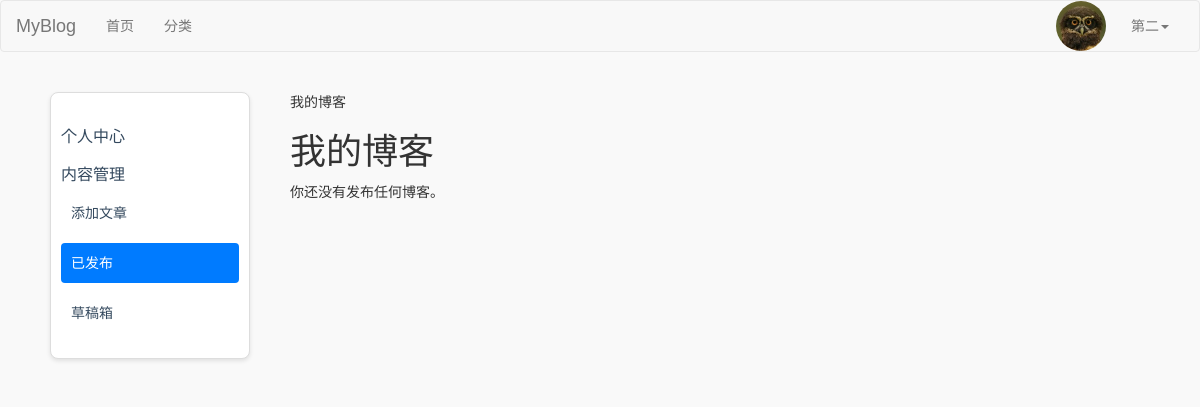
The page /my-posts/ (signed in) on the database as committed earlier.
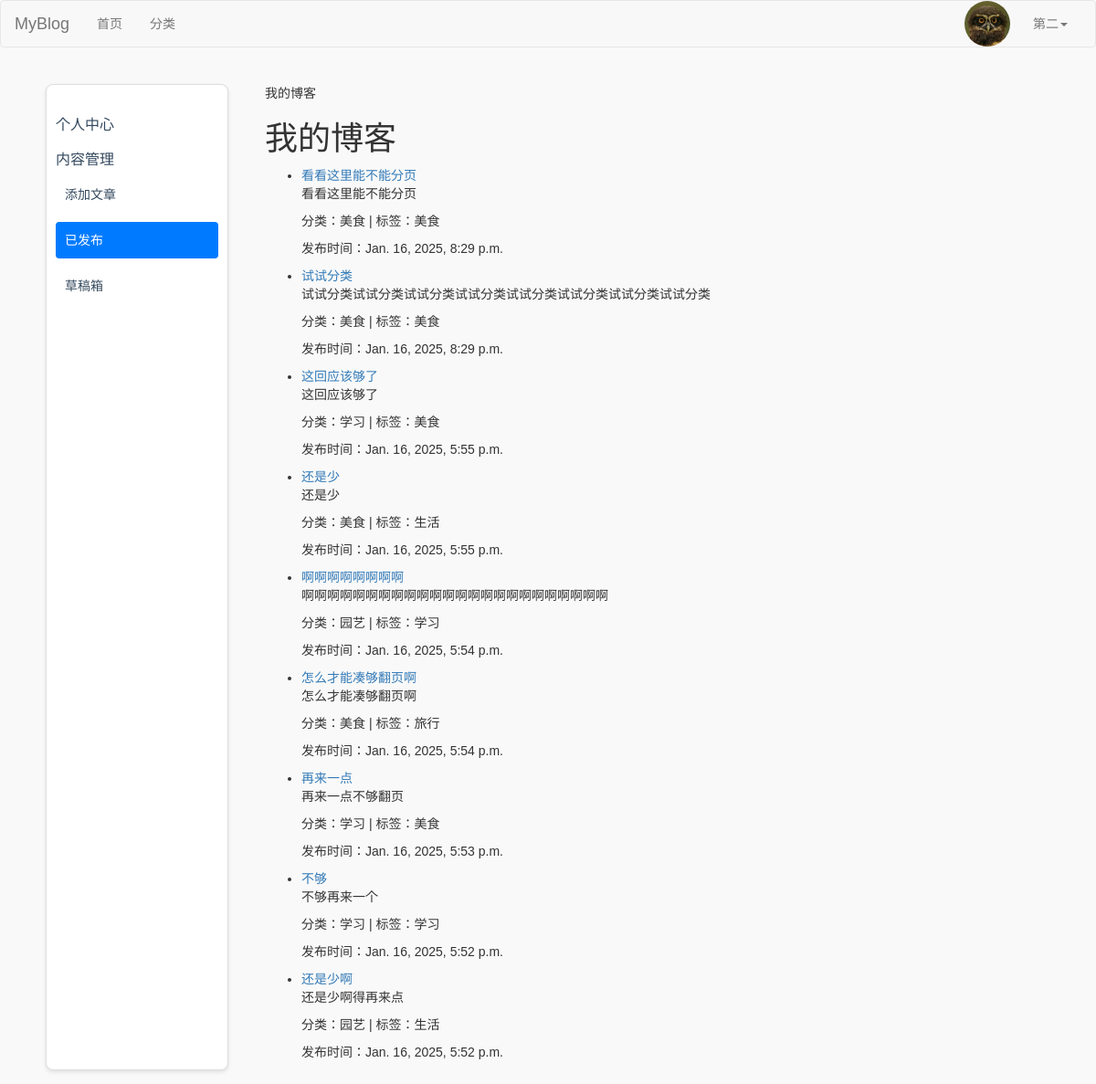
The same page on the database as committed later.
### blog/models.py (models this page shows, shortened)
class Post(models.Model):
    DRAFT = 'draft'
    PUBLISHED = 'published'
    STATUS_CHOICES = [
        (DRAFT, '草稿'),
        (PUBLISHED, '已发布'),
    ]
    title = models.CharField(max_length=61, verbose_name="文章标题")
    desc = models.TextField(max_length=200, blank=True, default="", verbose_name="文章描述")
    category = models.ForeignKey(Category, on_delete=models.CASCADE, verbose_name="分类")
    content = models.TextField(verbose_name="文章详情")
    tags = models.ForeignKey(Tag, on_delete=models.CASCADE, verbose_name="文章标签")
    owner = models.ForeignKey(User, on_delete=models.CASCADE, verbose_name="作者")
    is_hot=models.BooleanField(default=False, verbose_name='是否热门')
    pv=models.IntegerField(default=0,verbose_name='浏览量')
    add_date = models.DateTimeField(auto_now_add=True, verbose_name="添加时间")
    pub_date = models.DateTimeField(auto_now=True, verbose_name="修改时间")
    status = models.CharField(max_length=10, choices=STATUS_CHOICES, default=DRAFT, verbose_name="状态")
    class Meta:
        verbose_name = "文章"
        verbose_name_plural = verbose_name

class Category(models.Model):
    name = models.CharField(max_length=32, verbose_name="分类名称")
    desc = models.TextField(max_length=200, blank=True, default="", verbose_name="分类描述")
    add_date = models.DateTimeField(auto_now_add=True, verbose_name="添加时间")
    pub_date = models.DateTimeField(auto_now_add=True, verbose_name="修改时间")
    class Meta:
        verbose_name="博客分类"
        verbose_name_plural = verbose_name

class Tag(models.Model):
    name = models.CharField(max_length=10, verbose_name="文章标签")
    add_date = models.DateTimeField(auto_now_add=True, verbose_name="添加时间")
    pub_date = models.DateTimeField(auto_now_add=True, verbose_name="修改时间")
    class Meta:
        verbose_name = "文章标签"
        verbose_name_plural = verbose_name

### blog/views.py (the view)
# urls.py: path('my-posts/', views.my_posts, name='my_posts'),
@login_required  # 确保只有登录用户才能访问该页面
def my_posts(request):
    posts = Post.objects.filter(owner=request.user, status=Post.PUBLISHED).order_by('-pub_date')
    return render(request, 'user.html', {'page_template': 'my_posts.html', 'posts': posts, 'active_menu': 'content-manage', 'active_link': 'my_posts'})

### users/templates/user.html (shortened to what this page needs)
{% extends 'layout/basic.html' %}
{% load static %}
{% block css %}
    <link rel="stylesheet" href="{% static 'css/user.css' %}">
{% endblock %}
{% block content %}
    <div class="container">
        <div class="sidebar">
    <h3 id="user-info-header" onclick="toggleSubmenu('user-info')"
        class="{% if active_menu == 'user-info' %}active{% endif %}">个人中心</h3>
    <h3 id="content-manage-header" onclick="toggleSubmenu('content-manage')"
        class="{% if active_menu == 'content-manage' %}active{% endif %}">内容管理</h3>
    <ul id="content-manage" class="submenu{% if active_menu == 'content-manage' %} active{% endif %}">
        <li><a href="{% url 'blog:create_post' %}" class="{% if active_link == 'create_post' %}active-link{% endif %}">添加文章</a></li>
        <li><a href="{% url 'blog:my_posts' %}" class="{% if active_link == 'my_posts' %}active-link{% endif %}">已发布</a></li>
        <li><a href="{% url 'blog:draft_list' %}" class="{% if active_link == 'draft_list' %}active-link{% endif %}">草稿箱</a></li>
    </ul>
</div>
        <div class="content-wrapper">
            {% include page_template %}
        </div>
    </div>
{% endblock %}

### blog/templates/my_posts.html
{% block title %}我的博客{% endblock %}
{% block content %}
<h1>我的博客</h1>
{% if posts %}
    <ul>
        {% for post in posts %}
            <li>
                <a href="{% url 'blog:post_detail' post.id %}">{{ post.title }}</a>
                <p>{{ post.desc }}</p>
                <p>分类：{{ post.category.name }} | 标签：{{ post.tags.name }}</p>
                <p>发布时间：{{ post.pub_date }}</p>
            </li>
        {% endfor %}
    </ul>
{% else %}
    <p>你还没有发布任何博客。</p>
{% endif %}
{% endblock %}

Rows that differ between the two databases and show on the page:
added Post: title "看看这里能不能分页", desc "看看这里能不能分页", category.name "美食", tags.name "美食", pub_date "Jan. 16, 2025, 8:29 p.m."
added Post: title "试试分类", desc "试试分类试试分类试试分类试试分类试试分类试试分类试试分类试试分类", category.name "美食", tags.name "美食", pub_date "Jan. 16, 2025, 8:29 p.m."
added Post: title "这回应该够了", desc "这回应该够了", category.name "学习", tags.name "美食", pub_date "Jan. 16, 2025, 5:55 p.m."
added Post: title "还是少", desc "还是少", category.name "美食", tags.name "生活", pub_date "Jan. 16, 2025, 5:55 p.m."
added Post: title "啊啊啊啊啊啊啊啊", desc "啊啊啊啊啊啊啊啊啊啊啊啊啊啊啊啊啊啊啊啊啊啊啊啊", category.name "园艺", tags.name "学习", pub_date "Jan. 16, 2025, 5:54 p.m."
added Post: title "怎么才能凑够翻页啊", desc "怎么才能凑够翻页啊", category.name "美食", tags.name "旅行", pub_date "Jan. 16, 2025, 5:54 p.m."
added Post: title "再来一点", desc "再来一点不够翻页", category.name "学习", tags.name "美食", pub_date "Jan. 16, 2025, 5:53 p.m."
now on this page (row edited): Post: title "不够", desc "不够再来一个", category.name "学习", tags.name "学习", pub_date "Jan. 16, 2025, 5:52 p.m."
now on this page (row edited): Post: title "还是少啊", desc "还是少啊得再来点", category.name "园艺", tags.name "生活", pub_date "Jan. 16, 2025, 5:52 p.m."
Other text that changed with them:
text no longer shown: "你还没有发布任何博客。"
